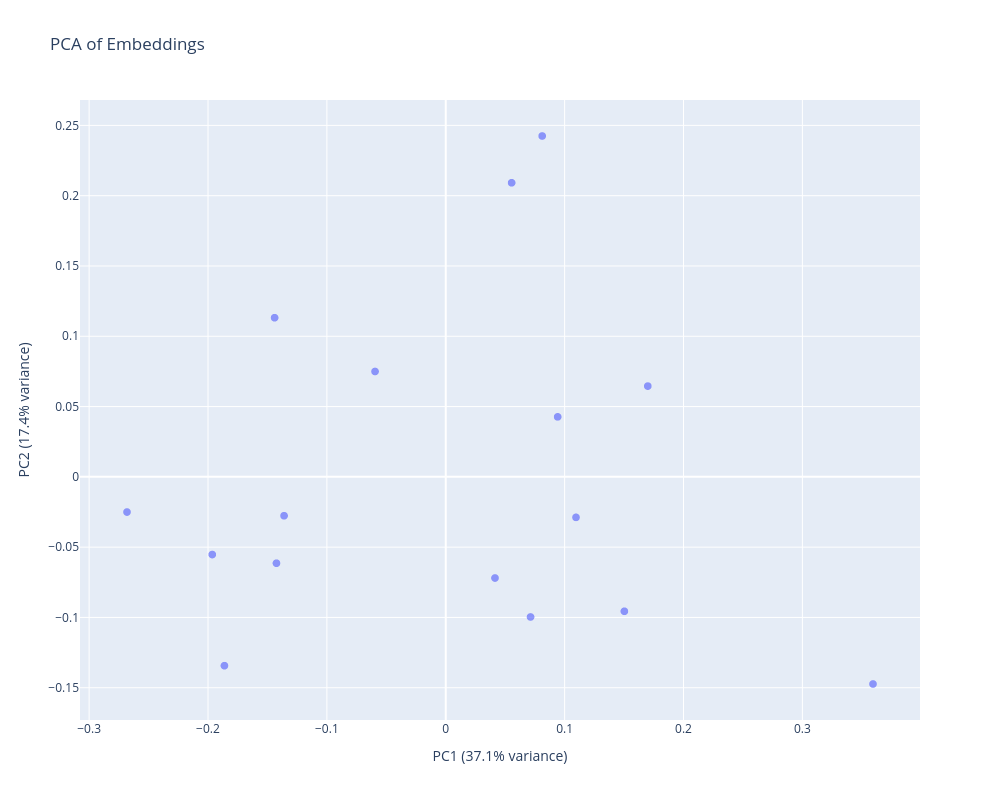

Source (notebook cell):
### Markdown cell above
## 1. 3D fluorescence volume

The nuclei channel of the scikit-image `cells3d` volume, fluorescence microscopy from the Allen Institute for Cell Science. The notebook downloads that TIFF and saves sixteen `(Z, Y, X)` crops as `.npy`. The model average-pools each `(Z, Y, X)` crop onto a coarse grid. `show_fn` returns the three projections as one grayscale image.

### Code cell
import tifffile

volume_path = ROOT / "cells3d.tif"
if not volume_path.exists():
    urllib.request.urlretrieve(
        "https://gitlab.com/scikit-image/data/-/raw/2cdc5ce89b334d28f06a58c9f0ca21aa6992a5ba/cells3d.tif",
        volume_path,
    )
stack = tifffile.imread(volume_path)
nuclei = stack[:, 1].astype(np.float32)
vol_dir = ROOT / "volumes"
vol_dir.mkdir(exist_ok=True)
tile = 64
crop_index = 0
for y in range(0, nuclei.shape[1], tile):
    for x in range(0, nuclei.shape[2], tile):
        crop = nuclei[:, y : y + tile, x : x + tile]
        np.save(vol_dir / f"crop_{crop_index:02d}.npy", crop)
        crop_index += 1


def load_volume(path: str) -> np.ndarray:
    return np.load(path)


def show_volume(volume: np.ndarray) -> np.ndarray:
    return orthogonal_projections(volume, axis_order="zyx")


def volume_props(volume: np.ndarray, mask: object) -> dict[str, float]:
    return {"mean": float(np.mean(volume)), "std": float(np.std(volume))}


class VolumeGrid(ModelWrapper):
    """Average of a coarse (Z, Y, X) grid. The batch is (B, Z, Y, X)."""

    def __init__(self) -> None:
        super().__init__(model=object())

    def _get_embeddings(self, tensor: torch.Tensor) -> torch.Tensor:
        pooled = torch.nn.functional.adaptive_avg_pool3d(tensor.unsqueeze(1), (2, 4, 4))
        return pooled.flatten(1)


volumes = PhenoMe(device="cpu", seed=0)
volumes.find_files(str(vol_dir), extensions=[".npy"])
volumes.set_data_io(load_volume, show_volume)
volumes.process_data(VolumeGrid(), batch_size=4)
volumes.compute_properties(additional_property_functions={"any": volume_props})
print("embeddings", volumes.get_embeddings().shape)
print("properties", volumes.results.properties[0])
volumes.plot_pca()
volumes.plot_data_by_index(0)

### Figure 1 — Plotly figure (JSON) as saved in the notebook; plotly's stock layout.template omitted (floating-point values rounded to 4 significant figures)
{"data": [{"customdata": [[0, "crop_00.npy", "crop_00", "crop_00", null, 6311.0, 3013.0], [1, "crop_01.npy", "crop_01", "crop_01", null, 6824.0, 3091.0], [2, "crop_02.npy", "crop_02", "crop_02", null, 7736.0, 3763.0], [3, "crop_03.npy", "crop_03", "crop_03", null, 6701.0, 3138.0], [4, "crop_04.npy", "crop_04", "crop_04", null, 7362.0, 7232.0], [5, "crop_05.npy", "crop_05", "crop_05", null, 6145.0, 3882.0], [6, "crop_06.npy", "crop_06", "crop_06", null, 7249.0, 3714.0], [7, "crop_07.npy", "crop_07", "crop_07", null, 5825.0, 3098.0], [8, "crop_08.npy", "crop_08", "crop_08", null, 7790.0, 4445.0], [9, "crop_09.npy", "crop_09", "crop_09", null, 7662.0, 4650.0], [10, "crop_10.npy", "crop_10", "crop_10", null, 6741.0, 3769.0], [11, "crop_11.npy", "crop_11", "crop_11", null, 7188.0, 4120.0], [12, "crop_12.npy", "crop_12", "crop_12", null, 5038.0, 2728.0], [13, "crop_13.npy", "crop_13", "crop_13", null, 8476.0, 4574.0], [14, "crop_14.npy", "crop_14", "crop_14", null, 8091.0, 4813.0], [15, "crop_15.npy", "crop_15", "crop_15", null, 7097.0, 4964.0]], "hovertemplate": "PC1=%{x}<br>PC2=%{y}<br>Index=%{customdata[0]}<br>Image=%{customdata[1]}<br>Filename=%{customdata[2]}<br>Id=%{customdata[3]}<br>Mask_path=%{customdata[4]}<br>Mean=%{customdata[5]}<br>Std=%{customdata[6]}<extra></extra>", "legendgroup": "", "marker": {"color": "#636EFA", "opacity": 0.7, "size": 8, "symbol": "circle"}, "mode": "markers", "name": "", "showlegend": false, "type": "scattergl", "x": [-0.144, -0.2681, -0.136, -0.1862, 0.3594, 0.08113, -0.1424, 0.07133, 0.09415, 0.04143, 0.1096, 0.05541, 0.1699, -0.1964, -0.05948, 0.1503], "xaxis": "x", "y": [0.1132, -0.02503, -0.02767, -0.1343, -0.1473, 0.2425, -0.06142, -0.09967, 0.04267, -0.07195, -0.02882, 0.2092, 0.06457, -0.05524, 0.07497, -0.09561], "yaxis": "y"}], "layout": {"height": 800, "legend": {"tracegroupgap": 0}, "title": {"text": "PCA of Embeddings"}, "width": 1000, "xaxis": {"anchor": "y", "domain": [0, 1], "title": {"text": "PC1 (37.1% variance)"}}, "yaxis": {"anchor": "x", "domain": [0, 1], "title": {"text": "PC2 (17.4% variance)"}}}}
